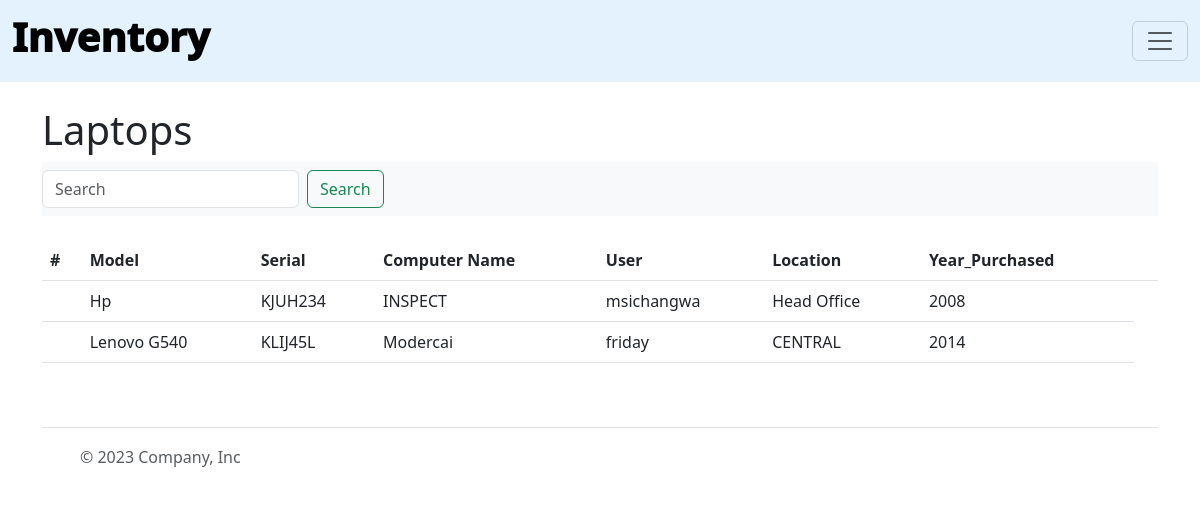
Page /laptops on the earlier database version.
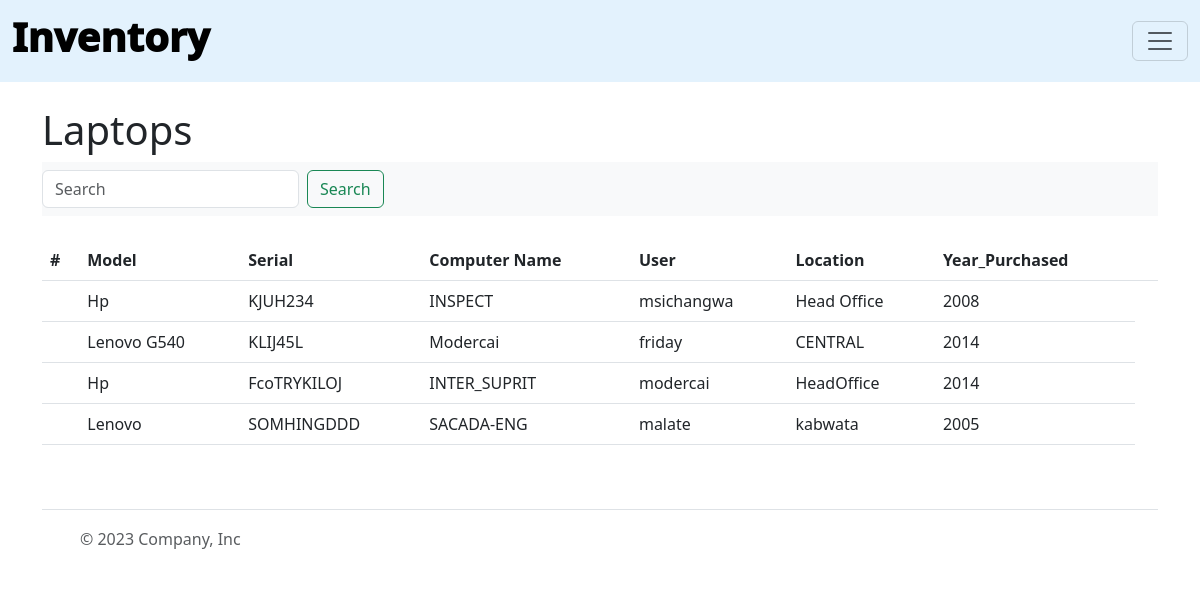
Same page on the later database version.
### inventory/models.py (models this page shows, shortened)
class Laptop(models.Model):
    model = models.CharField(max_length=50,null=True,blank=True,)
    serialnumber = models.CharField(max_length=50,unique=True,null=True, blank=True)
    computer_name = models.CharField(max_length=50,null=True,blank=True,)
    user = models.CharField(max_length=50)
    location = models.CharField(max_length=50,null=True,blank=True,)
    year_purchased = models.CharField(null=True,max_length=4, blank=True)
    active = models.BooleanField(default=True)

### inventory/views.py (the view)
# urls.py: path('laptops',views.all_laptops,name='list-laptops'),
def all_laptops(request):
    laptop_list = Laptop.objects.all()
    return render(request,'inventory/laptops.html',{'laptop_list':laptop_list})

### inventory/templates/inventory/laptops.html (shortened to what this page needs)
{% extends 'inventory/base.html'%}
{%block content%}
<!DOCTYPE html>
<html lang="en">
<head>
</head>
<body>
    <h1>Laptops</h1>
    <nav class="navbar bg-body-tertiary">
      <form class="d-flex" role="search", method='POST', action="{% url 'search-laptops'%}">
        <input class="form-control me-2" type="search" placeholder="Search" aria-label="Search", name="searched_laptop" required>
        <button class="btn btn-outline-success" type="submit">Search</button>
      </form>
    </nav>
<table class="table table-hover">
    <thead>
      <tr>
        <th scope="col">#</th>
        <th scope="col">Model</th>
        <th scope="col">Serial</th>
        <th scope="col">Computer Name</th>
        <th scope="col">User</th>
        <th scope="col">Location</th>
        <th scope="col">Year_Purchased</th>
        <th scope="col"></th>
      </tr>
    </thead>
    {%if searched_laptop%}
    <h1>Search Results </h1>
    {% for laptop in laptops%}
    <tbody>
        <tr>
          <th scope="row"></th>
          <td>{{laptop.model}}</td>
          <td>{{laptop.serialnumber}}</td>
          <td>{{laptop.computer_name}}</td>
          <td>{{laptop.user}}</td>
          <td>{{laptop.location}}</td>
          <td>{{laptop.year_purchased}}</td>
        </tr>
      </tbody>
    {% endfor %}
    {% else %}
    {% for laptops in laptop_list%}
    <tbody>
        <tr>
          <th scope="row"></th>
          <td>{{laptops.model}}</td>
          <td>{{laptops.serialnumber}}</td>
          <td>{{laptops.computer_name}}</td>
          <td>{{laptops.user}}</td>
          <td>{{laptops.location}}</td>
          <td>{{laptops.year_purchased}}</td>
        </tr>
      </tbody>
    {% endfor %}
    {% endif %}
</table>
</body>
</html>
{%endblock%}

Differences in the rows shown:
added Laptop: model "Hp", serialnumber "FcoTRYKILOJ", computer_name "INTER_SUPRIT", user "modercai", location "HeadOffice", year_purchased "2014"
added Laptop: model "Lenovo", serialnumber "SOMHINGDDD", computer_name "SACADA-ENG", user "malate", location "kabwata", year_purchased "2005"
